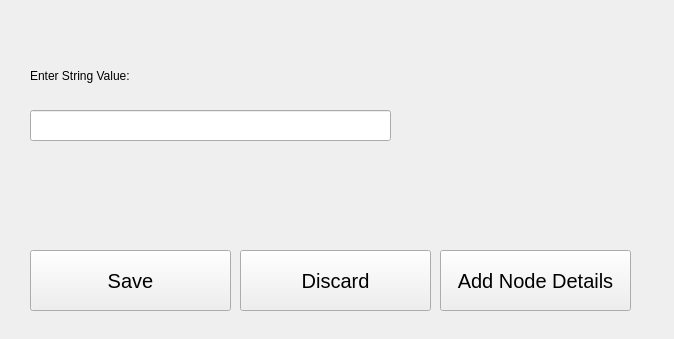
<?xml version="1.0" encoding="UTF-8"?>
<ui version="4.0">
 <class>Ui_stringNode</class>
 <widget class="QMainWindow" name="Ui_stringNode">
  <property name="geometry">
   <rect>
    <x>0</x>
    <y>0</y>
    <width>674</width>
    <height>339</height>
   </rect>
  </property>
  <property name="windowTitle">
   <string>Enter String</string>
  </property>
  <widget class="QWidget" name="centralwidget">
   <widget class="QPushButton" name="save_string_node">
    <property name="geometry">
     <rect>
      <x>30</x>
      <y>250</y>
      <width>201</width>
      <height>61</height>
     </rect>
    </property>
    <property name="font">
     <font>
      <pointsize>15</pointsize>
     </font>
    </property>
    <property name="text">
     <string>Save</string>
    </property>
   </widget>
   <widget class="QPushButton" name="save_questionnaire_btn_2">
    <property name="geometry">
     <rect>
      <x>240</x>
      <y>250</y>
      <width>191</width>
      <height>61</height>
     </rect>
    </property>
    <property name="font">
     <font>
      <pointsize>15</pointsize>
     </font>
    </property>
    <property name="text">
     <string>Discard</string>
    </property>
   </widget>
   <widget class="QPushButton" name="save_questionnaire_btn_3">
    <property name="geometry">
     <rect>
      <x>440</x>
      <y>250</y>
      <width>191</width>
      <height>61</height>
     </rect>
    </property>
    <property name="font">
     <font>
      <pointsize>15</pointsize>
     </font>
    </property>
    <property name="text">
     <string>Add Node Details</string>
    </property>
   </widget>
   <widget class="QLineEdit" name="lineEdit">
    <property name="geometry">
     <rect>
      <x>30</x>
      <y>110</y>
      <width>361</width>
      <height>31</height>
     </rect>
    </property>
   </widget>
   <widget class="QLabel" name="label">
    <property name="geometry">
     <rect>
      <x>30</x>
      <y>50</y>
      <width>271</width>
      <height>51</height>
     </rect>
    </property>
    <property name="text">
     <string>Enter String Value:</string>
    </property>
    <property name="textFormat">
     <enum>Qt::AutoText</enum>
    </property>
    <property name="scaledContents">
     <bool>false</bool>
    </property>
   </widget>
  </widget>
 </widget>
 <resources/>
 <connections/>
</ui>
